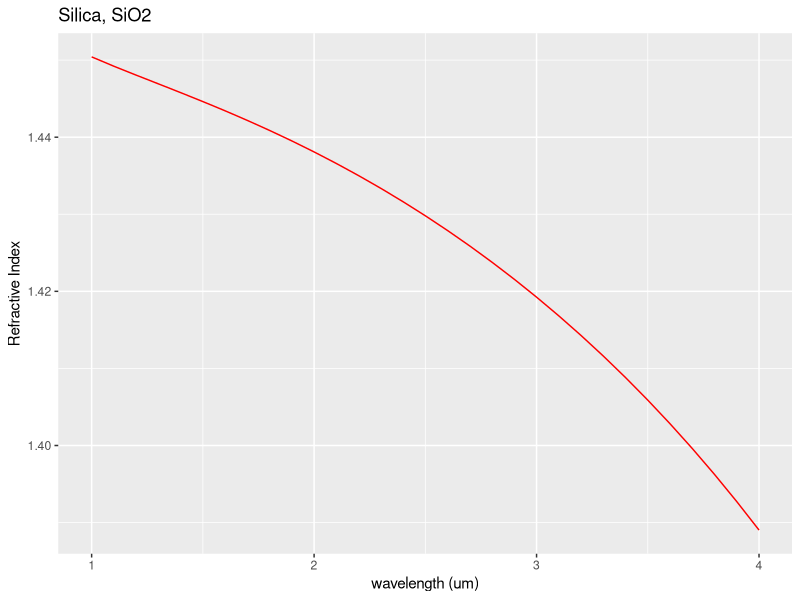

Write the R code that produced this figure.
## ---- chunk 1
library(ggplot2)
RHS_plot<- 0
wlength_plot<-0
j<-0
L<-1.55^2    

 for (i in seq(10,40, by=1)) {
        j <- i/10
        wlength_plot[i] <- j
        RHS_plot[i] <- (0.6961663*(j^2)/((j^2) - 0.0684043^2)) + (0.4079426*(j^2)/((j^2) - 0.1162414^2)) + (0.8974794*(j^2)/((j^2) - 9.896161^2))
        R_index_plot <- sqrt(RHS_plot+1)
      }
      wlength_plot<-wlength_plot[-(1:9)]
      R_index_plot <- R_index_plot[-(1:9)]
      dat<-as.data.frame(cbind(wlength_plot, R_index_plot))
## ---- chunk 2
ggplot() + geom_line(data=dat, aes(x=wlength_plot, y=R_index_plot), color ="red") + labs(title="Silica, SiO2") + xlab("wavelength (um)") + ylab("Refractive Index")
## ---- chunk 3
RI<-sqrt((0.6961663*L/(L-0.0684043^2))+(0.4079426*L/(L-0.1162414^2))+(0.8974794*L/(L-9.896161^2))+1)
## ---- chunk 4
#Solving equation for important parameters
n1<-1.5 #first material
n2<-1.0 #second material
Critical_Angle<-(asin(n2/n1))*180/pi 
LightSpeed<-299792.458/n1   
Rflectivity<-((n2-n1)/(n2+n1))^2*100 
Transmission<-(1-((n2-n1)/(n2+n1))^2)*100  
